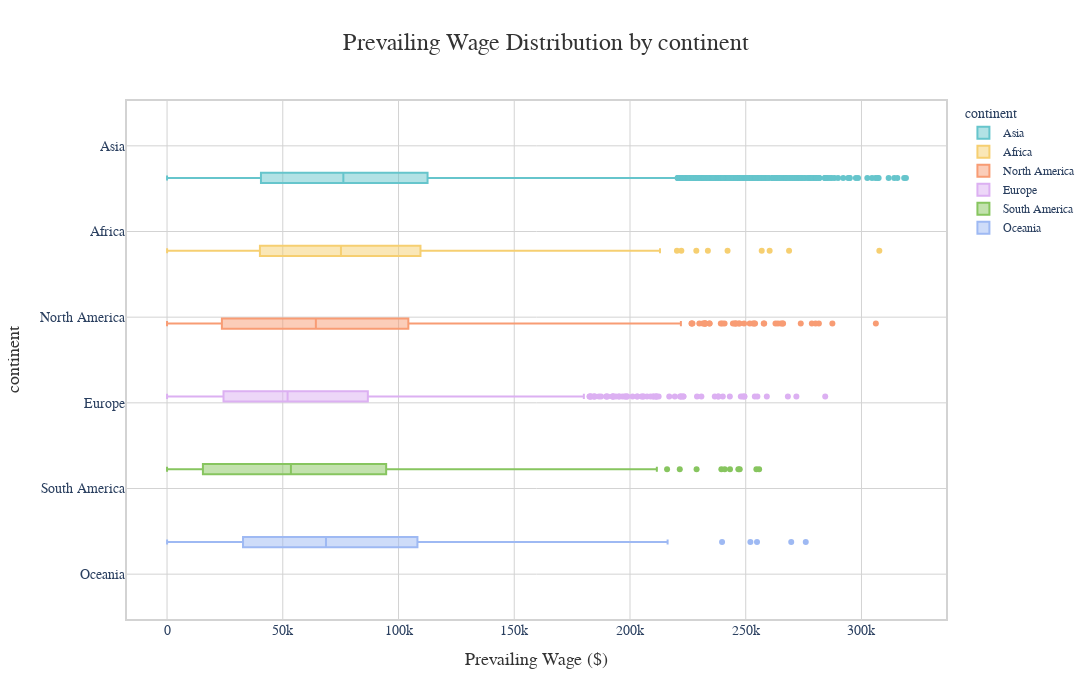

The notebook cell this image was saved under:
### Code cell
import plotly.express as px
import plotly.graph_objects as go

# Create the boxplot
fig = px.box(df, 
              x="prevailing_wage", 
              y="continent", 
              title="Prevailing Wage Distribution by continent",
              labels={"prevailing_wage": "Prevailing Wage ($)",
                      "continent": "continent"},
              height=700,
              width=1100,
              color="continent",
              color_discrete_sequence=px.colors.qualitative.Pastel)

# Update layout for better aesthetics
fig.update_layout(
    title_font=dict(size=24, family="Arial", color="#333"),
    title_x=0.5,  # Center the title
    font=dict(family="Arial"),
    xaxis_title_font=dict(size=18, color="#333"),
    yaxis_title_font=dict(size=18, color="#333"),
    xaxis_tickfont=dict(size=14),
    yaxis_tickfont=dict(size=14),
    plot_bgcolor="white",
    xaxis=dict(
        showgrid=True,
        gridwidth=1,
        gridcolor='lightgrey',
        zeroline=True,
        zerolinewidth=1,
        zerolinecolor='lightgrey',
    ),
    yaxis=dict(
        showgrid=True,
        gridwidth=1,
        gridcolor='lightgrey',
    ),
    boxmode="group",
    boxgap=0.1,
    boxgroupgap=0.2
)

# Add a subtle border to the plot
fig.update_layout(
    shapes=[go.layout.Shape(
        type="rect",
        xref="paper",
        yref="paper",
        x0=0,
        y0=0,
        x1=1,
        y1=1,
        line=dict(color="lightgrey", width=2),
    )]
)

# Show the plot
fig.show()

### Figure 1 — Plotly figure (JSON) as saved in the notebook; plotly's stock layout.template omitted (floating-point values rounded to 4 significant figures; data arrays with more than 128 entries replaced by an {"elided": "..."} marker saying what was removed)
{"data": [{"alignmentgroup": "True", "hovertemplate": "continent=%{y}<br>Prevailing Wage ($)=%{x}<extra></extra>", "legendgroup": "Asia", "marker": {"color": "rgb(102, 197, 204)"}, "name": "Asia", "notched": false, "offsetgroup": "Asia", "orientation": "h", "showlegend": true, "type": "box", "x": {"elided": "16861 float values"}, "x0": " ", "xaxis": "x", "y": {"elided": "16861 str values"}, "y0": " ", "yaxis": "y"}, {"alignmentgroup": "True", "hovertemplate": "continent=%{y}<br>Prevailing Wage ($)=%{x}<extra></extra>", "legendgroup": "Africa", "marker": {"color": "rgb(246, 207, 113)"}, "name": "Africa", "notched": false, "offsetgroup": "Africa", "orientation": "h", "showlegend": true, "type": "box", "x": {"elided": "551 float values"}, "x0": " ", "xaxis": "x", "y": {"elided": "551 str values"}, "y0": " ", "yaxis": "y"}, {"alignmentgroup": "True", "hovertemplate": "continent=%{y}<br>Prevailing Wage ($)=%{x}<extra></extra>", "legendgroup": "North America", "marker": {"color": "rgb(248, 156, 116)"}, "name": "North America", "notched": false, "offsetgroup": "North America", "orientation": "h", "showlegend": true, "type": "box", "x": {"elided": "3292 float values"}, "x0": " ", "xaxis": "x", "y": {"elided": "3292 str values"}, "y0": " ", "yaxis": "y"}, {"alignmentgroup": "True", "hovertemplate": "continent=%{y}<br>Prevailing Wage ($)=%{x}<extra></extra>", "legendgroup": "Europe", "marker": {"color": "rgb(220, 176, 242)"}, "name": "Europe", "notched": false, "offsetgroup": "Europe", "orientation": "h", "showlegend": true, "type": "box", "x": {"elided": "3732 float values"}, "x0": " ", "xaxis": "x", "y": {"elided": "3732 str values"}, "y0": " ", "yaxis": "y"}, {"alignmentgroup": "True", "hovertemplate": "continent=%{y}<br>Prevailing Wage ($)=%{x}<extra></extra>", "legendgroup": "South America", "marker": {"color": "rgb(135, 197, 95)"}, "name": "South America", "notched": false, "offsetgroup": "South America", "orientation": "h", "showlegend": true, "type": "box", "x": {"elided": "852 float values"}, "x0": " ", "xaxis": "x", "y": {"elided": "852 str values"}, "y0": " ", "yaxis": "y"}, {"alignmentgroup": "True", "hovertemplate": "continent=%{y}<br>Prevailing Wage ($)=%{x}<extra></extra>", "legendgroup": "Oceania", "marker": {"color": "rgb(158, 185, 243)"}, "name": "Oceania", "notched": false, "offsetgroup": "Oceania", "orientation": "h", "showlegend": true, "type": "box", "x": {"elided": "192 float values"}, "x0": " ", "xaxis": "x", "y": {"elided": "192 str values"}, "y0": " ", "yaxis": "y"}], "layout": {"boxgap": 0.1, "boxgroupgap": 0.2, "boxmode": "group", "font": {"family": "Arial"}, "height": 700, "legend": {"title": {"text": "continent"}, "tracegroupgap": 0}, "plot_bgcolor": "white", "shapes": [{"line": {"color": "lightgrey", "width": 2}, "type": "rect", "x0": 0, "x1": 1, "xref": "paper", "y0": 0, "y1": 1, "yref": "paper"}], "title": {"font": {"color": "#333", "family": "Arial", "size": 24}, "text": "Prevailing Wage Distribution by continent", "x": 0.5}, "width": 1100, "xaxis": {"anchor": "y", "domain": [0, 1], "gridcolor": "lightgrey", "gridwidth": 1, "showgrid": true, "tickfont": {"size": 14}, "title": {"font": {"color": "#333", "size": 18}, "text": "Prevailing Wage ($)"}, "zeroline": true, "zerolinecolor": "lightgrey", "zerolinewidth": 1}, "yaxis": {"anchor": "x", "categoryarray": ["Oceania", "South America", "Europe", "North America", "Africa", "Asia"], "categoryorder": "array", "domain": [0, 1], "gridcolor": "lightgrey", "gridwidth": 1, "showgrid": true, "tickfont": {"size": 14}, "title": {"font": {"color": "#333", "size": 18}, "text": "continent"}}}}
